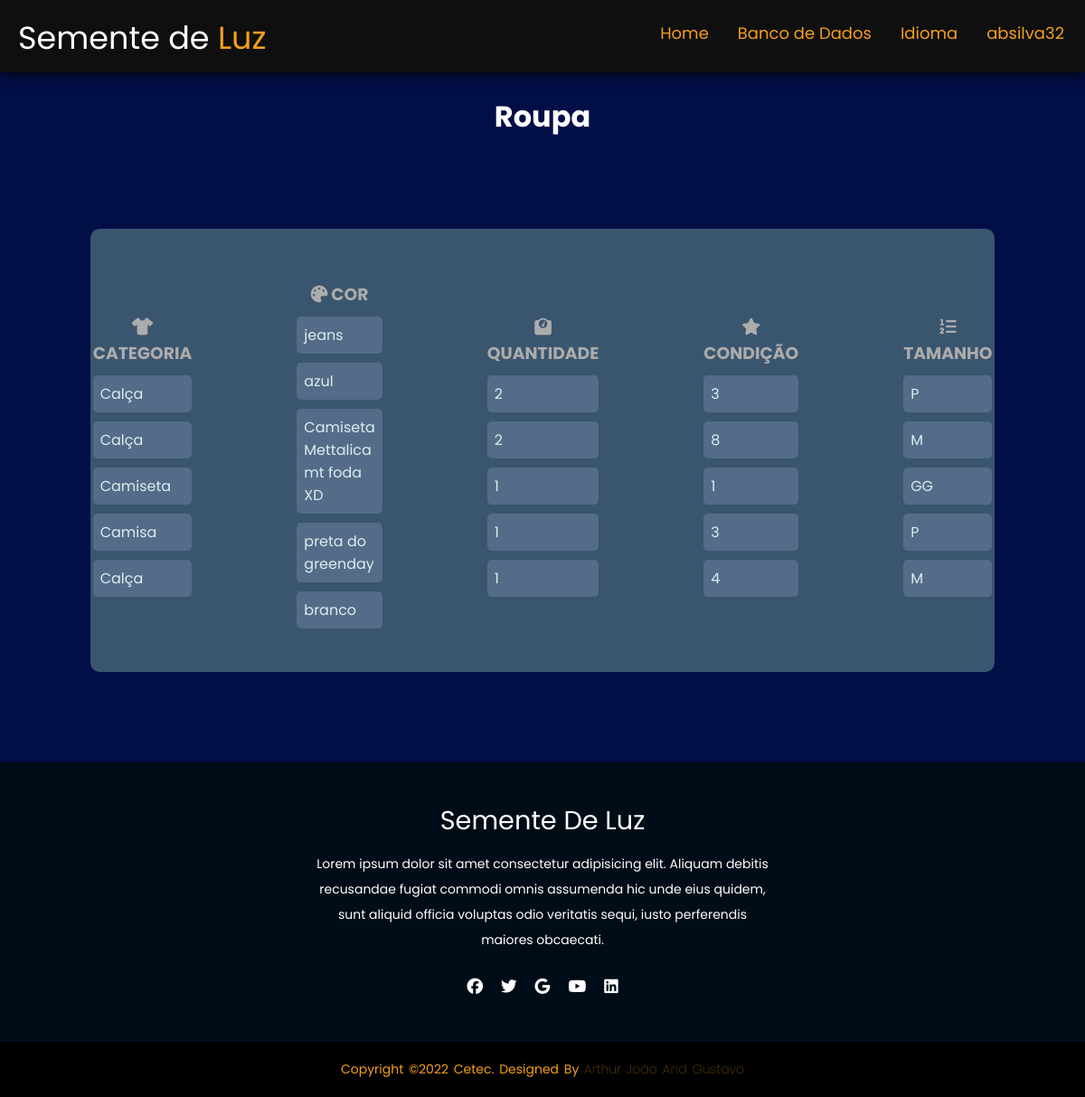
/estoque/verroupa/ (signed in), run on an earlier commit of the app's database.
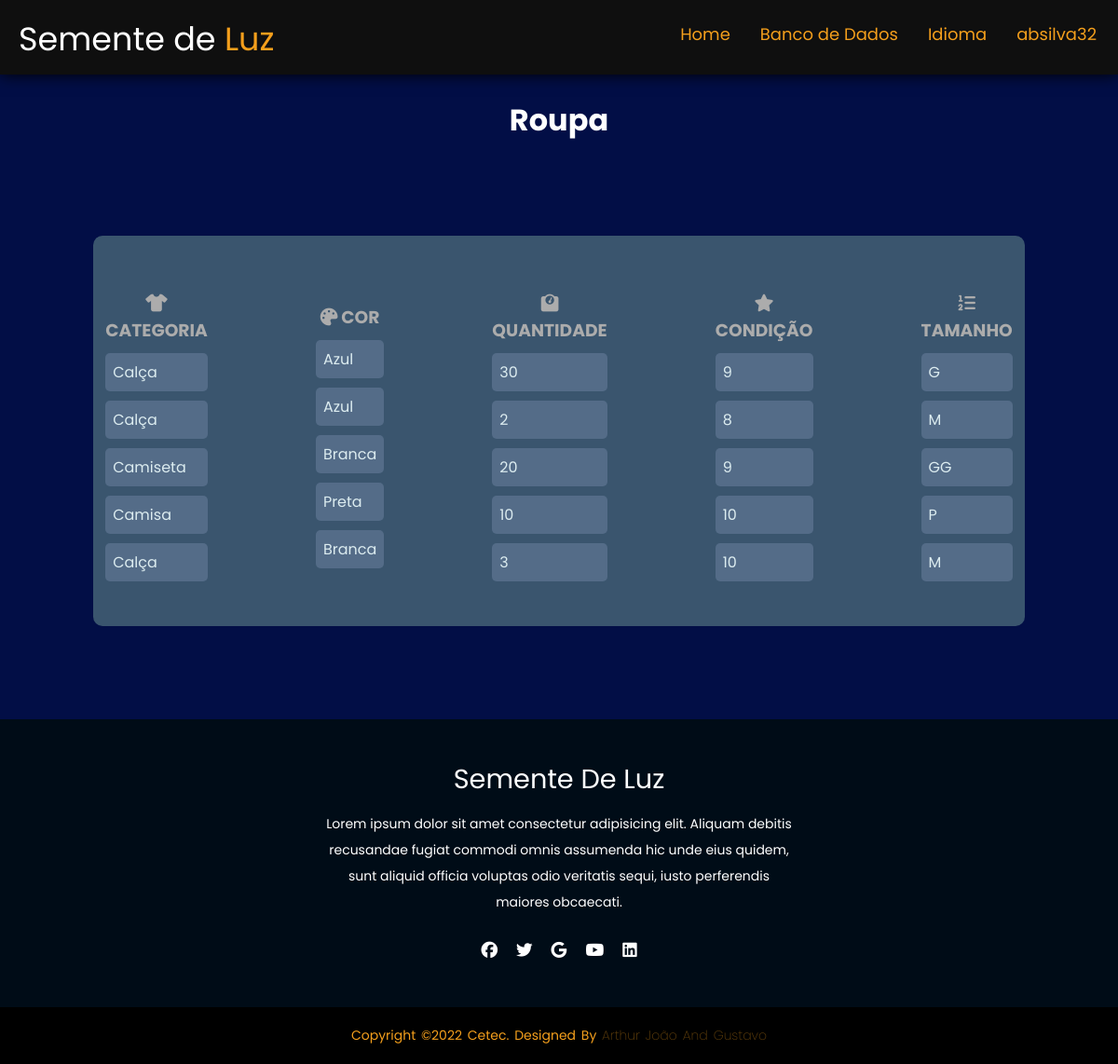
And on a later commit of the database.
### estoque/models.py (models this page shows, shortened)
class Roupa (models.Model):
    tipos = models.CharField (max_length = 30, choices=ROUPA_CHOICES, null=True)
    cor = models.CharField (max_length = 30, null=True)
    qntd = models.IntegerField(null=True)
    tamanho = models.CharField(max_length = 3, choices=TAMANHOROUPA_CHOICES, null=True)
    condicao = models.IntegerField(choices=CONDICAO_CHOICES, null=True)

### estoque/views.py (the view)
class VerRoupaView(ListView):
    model= Roupa
    template_name = 'ver_roupas.html'

### estoque/templates/ver_roupas.html (shortened to what this page needs)
{% load static %}
<!DOCTYPE html>
<html lang="en">
<head>
    <link rel="stylesheet" type="text/css" href='{% static "/css/ver_estoque.css" %}'>
</head>
<body>
    <header>
        <div class="logo">
            Semente de <span>Luz</span></div>
            <ul>
                <li><a href="{%url 'home' %}">Home</li></a>
                <li><a href="/estoque/escolha">Banco de Dados</li></a>
                <li><a href="/estoque/language/"> Idioma</li></a>
                <li>
                    <a href="/estoque/perfil">{{request.user}}</a>
                </li>
            </ul>
    </header>
    <br>
    <h1>Roupa</h1>
    <div class="card">
        <div class="card2">
            <div class="textfield">
                <h3><i class="fa-solid fa-shirt"></i> Categoria </h3>
                    {% for Roupa in object_list %}
                        <p class="text">{{Roupa.tipos}}</p>
                    {% endfor %}
            </div>
            </div>
            <div class="card2">
                <div class="textfield">
                    <h3><i class="fa-solid fa-palette"></i> Cor </h3>
                    {% for Roupa in object_list %}
                        <p class="text">{{Roupa.cor}}</p>
                    {% endfor %}
                </div>
                </div>
                <div class="card2">
                    <div class="textfield">
                        <h3><i class="fa-solid fa-weight-scale"></i> Quantidade </h3>
                        {% for Roupa in object_list %}
                        <p class="text">{{Roupa.qntd}}</p>
                    {% endfor %}
                    </div>
                    </div>
                    <div class="card2">
                        <div class="textfield">
                            <h3><i class="fa-solid fa-star"></i> Condição </h3>
                            {% for Roupa in object_list %}
                        <p class="text">{{Roupa.condicao}}</p>
                    {% endfor %}
                        </div>
                    </div>
                    <div class="card2">
                        <div class="textfield">
                            <h3><i class="fa-solid fa-list-ol"></i> Tamanho </h3>
                            {% for Roupa in object_list %}
                        <p class="text">{{Roupa.tamanho}}</p>
                    {% endfor %}
                        </div>
                    </div>
    </div>
    <footer>
        <div class="footer-content">
            <h3>Semente de Luz</h3>
            <p>Lorem ipsum dolor sit amet consectetur adipisicing elit. Aliquam debitis recusandae fugiat commodi omnis assumenda hic unde eius quidem, sunt aliquid officia voluptas odio veritatis sequi, iusto perferendis maiores obcaecati.</p>
            <ul class="socials">
                <li><a href="#"><i class="fa-brands fa-facebook"></i></a></li>
                <li><a href="#"><i class="fa-brands fa-twitter"></i></a></li>
                <li><a href="#"><i class="fa-brands fa-google"></i></a></li>
                <li><a href="#"><i class="fa-brands fa-youtube"></i></a></li>
                <li><a href="#"><i class="fa-brands fa-linkedin"></i></a></li>
            </ul>
        </div>
        <div class="footer-bottom">
            <p>copyright &copy;2022 Cetec. designed by <span>Arthur João and Gustavo</span></p>
        </div>
    </footer>
</body>
</html>

What changed in the data, as far as the page shows it:
changed Roupa (number 1 of 5 on the later page): cor "jeans" → "Azul"; qntd "2" → "30"; condicao "3" → "9"; tamanho "P" → "G"
changed Roupa (number 2 of 5 on the later page): cor "azul" → "Azul"
changed Roupa "Camiseta": cor "Camiseta Mettalica mt foda XD" → "Branca"; qntd "1" → "20"; condicao "1" → "9"
changed Roupa "Camisa": cor "preta do greenday" → "Preta"; qntd "1" → "10"; condicao "3" → "10"
changed Roupa (number 5 of 5 on the later page): cor "branco" → "Branca"; qntd "1" → "3"; condicao "4" → "10"
